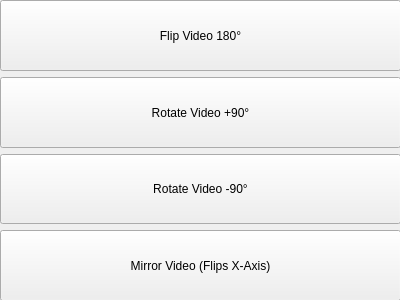
<?xml version="1.0" encoding="UTF-8"?>
<ui version="4.0">
 <class>OptionsMenu</class>
 <widget class="QWidget" name="OptionsMenu">
  <property name="enabled">
   <bool>true</bool>
  </property>
  <property name="geometry">
   <rect>
    <x>0</x>
    <y>0</y>
    <width>400</width>
    <height>300</height>
   </rect>
  </property>
  <property name="sizePolicy">
   <sizepolicy hsizetype="Minimum" vsizetype="Minimum">
    <horstretch>0</horstretch>
    <verstretch>0</verstretch>
   </sizepolicy>
  </property>
  <property name="maximumSize">
   <size>
    <width>400</width>
    <height>300</height>
   </size>
  </property>
  <property name="windowTitle">
   <string>Options Menu</string>
  </property>
  <widget class="QWidget" name="verticalLayoutWidget">
   <property name="geometry">
    <rect>
     <x>0</x>
     <y>0</y>
     <width>401</width>
     <height>301</height>
    </rect>
   </property>
   <layout class="QVBoxLayout" name="verticalLayout">
    <item>
     <widget class="QPushButton" name="flipVideoBtn">
      <property name="sizePolicy">
       <sizepolicy hsizetype="Minimum" vsizetype="Expanding">
        <horstretch>0</horstretch>
        <verstretch>0</verstretch>
       </sizepolicy>
      </property>
      <property name="minimumSize">
       <size>
        <width>0</width>
        <height>55</height>
       </size>
      </property>
      <property name="text">
       <string>Flip Video 180°</string>
      </property>
     </widget>
    </item>
    <item>
     <widget class="QPushButton" name="rotatePosBtn">
      <property name="sizePolicy">
       <sizepolicy hsizetype="Minimum" vsizetype="Expanding">
        <horstretch>0</horstretch>
        <verstretch>0</verstretch>
       </sizepolicy>
      </property>
      <property name="text">
       <string>Rotate Video +90°</string>
      </property>
     </widget>
    </item>
    <item>
     <widget class="QPushButton" name="rotateNegBtn">
      <property name="sizePolicy">
       <sizepolicy hsizetype="Minimum" vsizetype="Expanding">
        <horstretch>0</horstretch>
        <verstretch>0</verstretch>
       </sizepolicy>
      </property>
      <property name="text">
       <string>Rotate Video -90°</string>
      </property>
     </widget>
    </item>
    <item>
     <widget class="QPushButton" name="mirrorVideoBtn">
      <property name="sizePolicy">
       <sizepolicy hsizetype="Minimum" vsizetype="Expanding">
        <horstretch>0</horstretch>
        <verstretch>0</verstretch>
       </sizepolicy>
      </property>
      <property name="text">
       <string>Mirror Video (Flips X-Axis)</string>
      </property>
     </widget>
    </item>
   </layout>
  </widget>
 </widget>
 <resources/>
 <connections/>
</ui>
